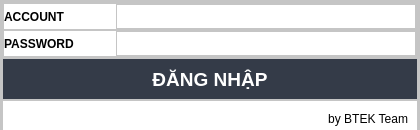
<?xml version="1.0" encoding="UTF-8"?>
<ui version="4.0">
 <class>Form</class>
 <widget class="QWidget" name="Form">
  <property name="geometry">
   <rect>
    <x>0</x>
    <y>0</y>
    <width>420</width>
    <height>130</height>
   </rect>
  </property>
  <property name="minimumSize">
   <size>
    <width>420</width>
    <height>130</height>
   </size>
  </property>
  <property name="windowTitle">
   <string>Form</string>
  </property>
  <layout class="QVBoxLayout" name="verticalLayout_3">
   <property name="spacing">
    <number>0</number>
   </property>
   <property name="leftMargin">
    <number>0</number>
   </property>
   <property name="topMargin">
    <number>0</number>
   </property>
   <property name="rightMargin">
    <number>0</number>
   </property>
   <property name="bottomMargin">
    <number>0</number>
   </property>
   <item>
    <widget class="QFrame" name="CertainFrame">
     <property name="minimumSize">
      <size>
       <width>400</width>
       <height>140</height>
      </size>
     </property>
     <property name="styleSheet">
      <string notr="true">background-color: rgb(255, 255, 255);</string>
     </property>
     <property name="frameShape">
      <enum>QFrame::StyledPanel</enum>
     </property>
     <property name="frameShadow">
      <enum>QFrame::Raised</enum>
     </property>
     <layout class="QVBoxLayout" name="verticalLayout">
      <property name="spacing">
       <number>0</number>
      </property>
      <property name="leftMargin">
       <number>0</number>
      </property>
      <property name="topMargin">
       <number>0</number>
      </property>
      <property name="rightMargin">
       <number>0</number>
      </property>
      <property name="bottomMargin">
       <number>0</number>
      </property>
      <item>
       <widget class="QFrame" name="frame_SignInInfor">
        <property name="frameShape">
         <enum>QFrame::StyledPanel</enum>
        </property>
        <property name="frameShadow">
         <enum>QFrame::Raised</enum>
        </property>
        <layout class="QVBoxLayout" name="verticalLayout_4">
         <property name="spacing">
          <number>0</number>
         </property>
         <property name="leftMargin">
          <number>0</number>
         </property>
         <property name="topMargin">
          <number>0</number>
         </property>
         <property name="rightMargin">
          <number>0</number>
         </property>
         <property name="bottomMargin">
          <number>0</number>
         </property>
         <item alignment="Qt::AlignTop">
          <widget class="QFrame" name="frame_AccountInfor">
           <property name="frameShape">
            <enum>QFrame::StyledPanel</enum>
           </property>
           <property name="frameShadow">
            <enum>QFrame::Raised</enum>
           </property>
           <layout class="QVBoxLayout" name="verticalLayout_5">
            <property name="spacing">
             <number>0</number>
            </property>
            <property name="leftMargin">
             <number>0</number>
            </property>
            <property name="topMargin">
             <number>0</number>
            </property>
            <property name="rightMargin">
             <number>0</number>
            </property>
            <property name="bottomMargin">
             <number>0</number>
            </property>
            <item>
             <widget class="QFrame" name="frame_AccountID">
              <property name="maximumSize">
               <size>
                <width>16777215</width>
                <height>30</height>
               </size>
              </property>
              <property name="frameShape">
               <enum>QFrame::StyledPanel</enum>
              </property>
              <property name="frameShadow">
               <enum>QFrame::Raised</enum>
              </property>
              <layout class="QHBoxLayout" name="horizontalLayout">
               <property name="spacing">
                <number>0</number>
               </property>
               <property name="leftMargin">
                <number>0</number>
               </property>
               <property name="topMargin">
                <number>0</number>
               </property>
               <property name="rightMargin">
                <number>0</number>
               </property>
               <property name="bottomMargin">
                <number>0</number>
               </property>
               <item>
                <widget class="QLabel" name="label_AccountID">
                 <property name="maximumSize">
                  <size>
                   <width>16777215</width>
                   <height>25</height>
                  </size>
                 </property>
                 <property name="font">
                  <font>
                   <family>Segoe UI</family>
                   <weight>75</weight>
                   <bold>true</bold>
                  </font>
                 </property>
                 <property name="text">
                  <string>ACCOUNT</string>
                 </property>
                </widget>
               </item>
               <item>
                <widget class="QTextEdit" name="textbox_AccountID">
                 <property name="maximumSize">
                  <size>
                   <width>300</width>
                   <height>25</height>
                  </size>
                 </property>
                </widget>
               </item>
              </layout>
             </widget>
            </item>
            <item>
             <widget class="QFrame" name="frame_Password">
              <property name="maximumSize">
               <size>
                <width>16777215</width>
                <height>30</height>
               </size>
              </property>
              <property name="frameShape">
               <enum>QFrame::StyledPanel</enum>
              </property>
              <property name="frameShadow">
               <enum>QFrame::Raised</enum>
              </property>
              <layout class="QHBoxLayout" name="horizontalLayout_2">
               <property name="spacing">
                <number>0</number>
               </property>
               <property name="leftMargin">
                <number>0</number>
               </property>
               <property name="topMargin">
                <number>0</number>
               </property>
               <property name="rightMargin">
                <number>0</number>
               </property>
               <property name="bottomMargin">
                <number>0</number>
               </property>
               <item>
                <widget class="QLabel" name="label_Password">
                 <property name="maximumSize">
                  <size>
                   <width>16777215</width>
                   <height>25</height>
                  </size>
                 </property>
                 <property name="font">
                  <font>
                   <family>Segoe UI</family>
                   <weight>75</weight>
                   <bold>true</bold>
                  </font>
                 </property>
                 <property name="text">
                  <string>PASSWORD</string>
                 </property>
                </widget>
               </item>
               <item>
                <widget class="QTextEdit" name="textbox_Password">
                 <property name="maximumSize">
                  <size>
                   <width>300</width>
                   <height>25</height>
                  </size>
                 </property>
                </widget>
               </item>
              </layout>
             </widget>
            </item>
           </layout>
          </widget>
         </item>
         <item alignment="Qt::AlignTop">
          <widget class="QFrame" name="frame_Signin">
           <property name="frameShape">
            <enum>QFrame::StyledPanel</enum>
           </property>
           <property name="frameShadow">
            <enum>QFrame::Raised</enum>
           </property>
           <layout class="QVBoxLayout" name="verticalLayout_6">
            <property name="spacing">
             <number>0</number>
            </property>
            <property name="leftMargin">
             <number>0</number>
            </property>
            <property name="topMargin">
             <number>0</number>
            </property>
            <property name="rightMargin">
             <number>0</number>
            </property>
            <property name="bottomMargin">
             <number>0</number>
            </property>
            <item>
             <widget class="QPushButton" name="btn_SignIn">
              <property name="sizePolicy">
               <sizepolicy hsizetype="Expanding" vsizetype="Expanding">
                <horstretch>0</horstretch>
                <verstretch>0</verstretch>
               </sizepolicy>
              </property>
              <property name="minimumSize">
               <size>
                <width>0</width>
                <height>40</height>
               </size>
              </property>
              <property name="maximumSize">
               <size>
                <width>16777215</width>
                <height>40</height>
               </size>
              </property>
              <property name="font">
               <font>
                <family>Segoe UI</family>
                <pointsize>14</pointsize>
                <weight>75</weight>
                <bold>true</bold>
               </font>
              </property>
              <property name="styleSheet">
               <string notr="true">QPushButton {	
	border: none;
	
	color: rgb(255, 255, 255);
	background-color: rgb(52, 59, 72);
}
QPushButton:hover {
	background-color: rgb(52, 59, 72);
}
QPushButton:pressed {	
	background-color: rgb(85, 170, 255);
}</string>
              </property>
              <property name="text">
               <string>ĐĂNG NHẬP</string>
              </property>
             </widget>
            </item>
           </layout>
          </widget>
         </item>
         <item>
          <widget class="QFrame" name="frame_DevTeam">
           <property name="maximumSize">
            <size>
             <width>16777215</width>
             <height>40</height>
            </size>
           </property>
           <property name="frameShape">
            <enum>QFrame::StyledPanel</enum>
           </property>
           <property name="frameShadow">
            <enum>QFrame::Raised</enum>
           </property>
           <layout class="QVBoxLayout" name="verticalLayout_7">
            <item>
             <widget class="QLabel" name="label_BTEKTeam">
              <property name="text">
               <string>by BTEK Team</string>
              </property>
              <property name="alignment">
               <set>Qt::AlignRight|Qt::AlignTrailing|Qt::AlignVCenter</set>
              </property>
             </widget>
            </item>
           </layout>
          </widget>
         </item>
        </layout>
       </widget>
      </item>
     </layout>
    </widget>
   </item>
  </layout>
 </widget>
 <resources>
  <include location="../../../../Bdoctor/source/BDoctor/LungDetector.Desktop/resource.qrc"/>
  <include location="../resource.qrc"/>
 </resources>
 <connections/>
</ui>
